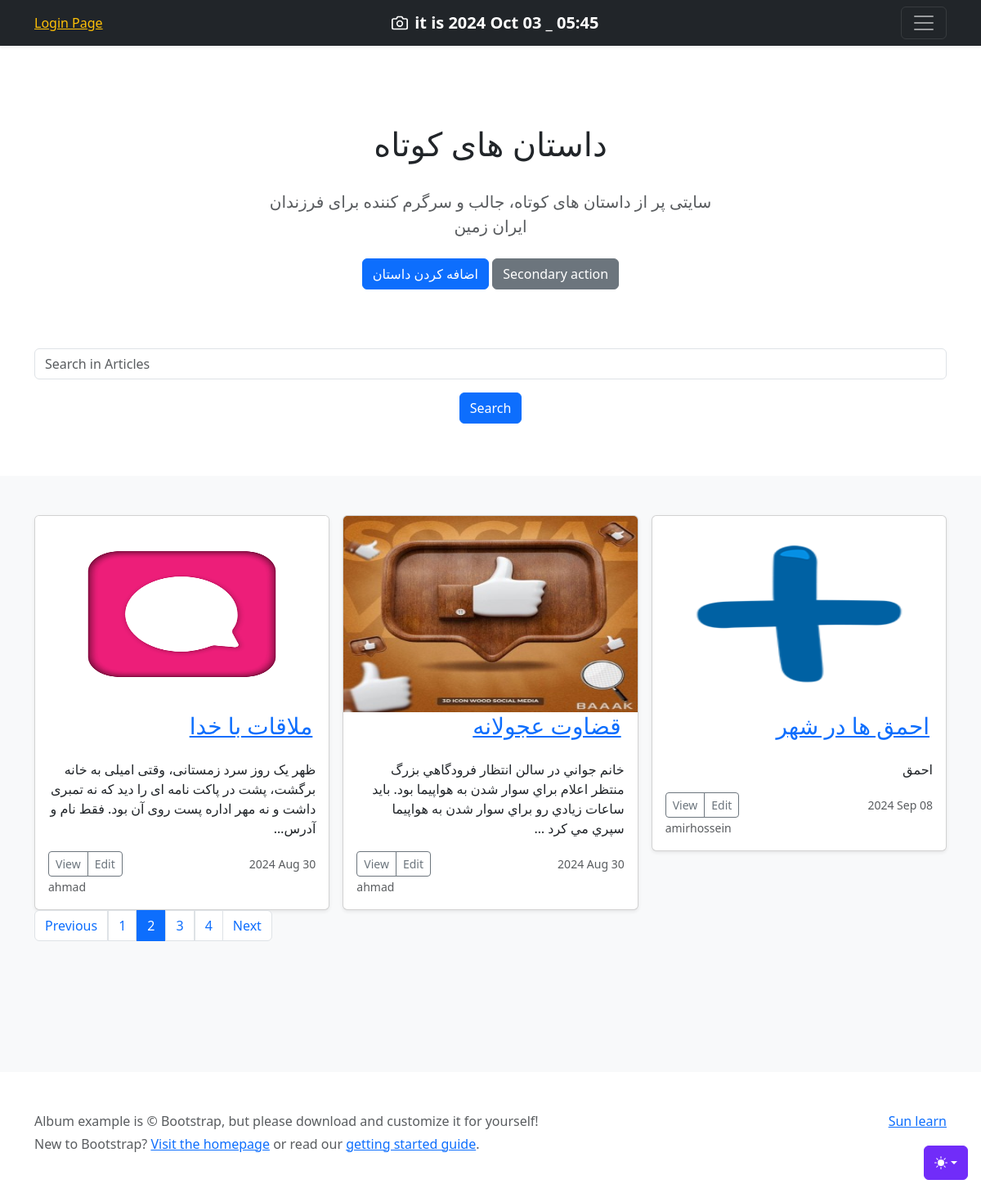
The app's page /art_list/?page=2 with its own data.
### Home/models.py (models this page shows, shortened)
class Article(models.Model):
    title = models.CharField(max_length=100) # , null=True, blank=True
    text = models.TextField(help_text="Enter your article text.")
    pub_date = models.DateTimeField(auto_now_add=True)
    updated_date = models.DateTimeField(auto_now=True)
    is_show = models.BooleanField(default=True)
    image = models.ImageField(upload_to="Home/image_article/")
    auther = models.ForeignKey(User, on_delete=models.CASCADE) # این باعث میشه که فقط فردی از بین کاربران ثبت نام شده در این سایت رو بشه به عنوان نویسنده انتخاب کرد

### Home/views.py (the view)
# urls.py: path('art_list/', views.art_list, name='art_list'),
def art_list(request):
    articles = Article.objects.all().filter(is_show=True)
    search_line = request.GET.get('search')
    if search_line:
        articles = articles.filter(title__icontains=search_line)
    paginator = Paginator(articles, 3)
    page_number = request.GET.get('page') # شماره صفحه ای رو که کاربر درخواست کرده رو دریافت میکنه
    page_obj = paginator.get_page(page_number) # اطلاعات صفحه ی در خواست شده رو دریافت میکنه
    context = {
        'page_obj':page_obj
    }
    return render(request, 'Home/art_list.html', context)

### Home/templates/Home/art_list.html (shortened to what this page needs)
{% extends 'base/base.html' %}
{% block body %}
<main>
  <section class="py-5 text-center container">
    <div class="row py-lg-5">
      <div class="col-lg-6 col-md-8 mx-auto">
        <h1 class="fw-normal">داستان های کوتاه</h1>
        <br>
        <p class="lead text-body-secondary">سایتی پر از داستان های کوتاه، جالب و سرگرم کننده برای فرزندان ایران زمین</p>
        <p>
          <a href="{% url 'home:create_article' %}" class="btn btn-primary my-2">اضافه کردن داستان</a>
          <a href="#" class="btn btn-secondary my-2">Secondary action</a>
        </p>
      </div>
    </div>
    <form action="" method="get">
      <div class="form-group">
        <input type="text" class="form-control" name="search" placeholder="Search in Articles">
          <button type="submit" class="btn btn-primary my-3">Search</button>
      </div>
    </form>
  </section>
  <div class="album py-5 bg-body-tertiary">
    <div class="container">
      <div class="row row-cols-1 row-cols-sm-2 row-cols-md-3 g-3">
      {% for art in page_obj.object_list %}
        <div class="col">
          <div class="card shadow-sm">
            <a href="{% url 'home:detail' art.id %}"><img class="bd-placeholder-img card-img-top" src="{{ art.image.url }}" alt={{ art.title }} height=240px width=300px>
            <br><h3 class="align-right" dir="rtl" style="padding-right: 20px">{{art.title}}</h3>
            <div class="card-body"></a>
              <p class="card-text" dir="rtl" >{{art.text|truncatechars:140}}</p>
              <div class="d-flex justify-content-between align-items-center">
                <div class="btn-group">
                  <button type="button" class="btn btn-sm btn-outline-secondary">View</button>
                  <button type="button" class="btn btn-sm btn-outline-secondary">Edit</button>
                </div>
                <small class="text-body-secondary">{{art.pub_date|date:"Y M d"}}</small>
              </div>
              <small class="text-body-secondary">{{art.auther}}</small>
            </div>
          </div>
        </div>
      {% empty %}
          <p class="text-danger">Article not found</p>
      {% endfor %}
    <nav aria-label="...">
  <ul class="pagination">
      <li class="page-item">
      {% if page_obj.has_previous %}
        <a class="page-link" href="?page={{ page_obj.previous_page_number }}">Previous</a>
      {% endif %}
      </li>
    {% for page in page_obj.paginator.page_range %}
    <a class="page-link {% if page == page_obj.number %}active {% endif %}" href="?page={{ page }}">{{ page }}</a>
    {% endfor %}
      <li class="page-item">
      {% if page_obj.has_next %}
        <a class="page-link" href="?page={{ page_obj.next_page_number }}">Next</a>
      {% endif %}
      </li>
  </ul>
</nav>
{% endblock %}

### templates/base/base_style.html (style rules this page uses)
.bd-placeholder-img { font-size: 1.125rem; text-anchor: middle; -webkit-user-select: none; -moz-user-select: none; user-select: none; }

### records on screen
Article: image (picture), title "ملاقات با خدا", text "ظهر یک روز سرد زمستانی، وقتی امیلی به خانه برگشت، پشت در پاکت نامه ای را دید که نه تمبری داشت و نه مهر اداره پست روی آن بود. فقط نام و آدرس…", pub_date "2024 Aug 30", auther "ahmad"
Article: image (picture), title "قضاوت عجولانه", text "خانم جواني در سالن انتظار فرودگاهي بزرگ منتظر اعلام براي سوار شدن به هواپيما بود. بايد ساعات زيادي رو براي سوار شدن به هواپيما سپري مي کرد …", pub_date "2024 Aug 30", auther "ahmad"
Article: image (picture), title "احمق ها در شهر", text "احمق", pub_date "2024 Sep 08", auther "amirhossein"

### other values on screen
{{ page }} "1" "2" "3" "4"
{{ message }} "Sun learn"
